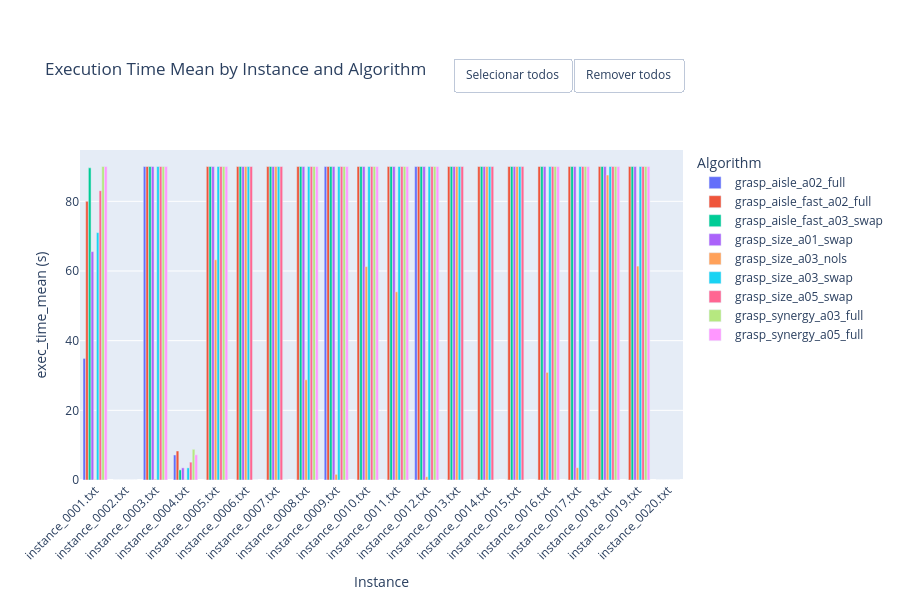

This figure's notebook cell:
### Code cell
# Execution Time Mean

exec_time_plot = (
    df.pivot_table(
        index='instance',
        columns='algorithm',
        values='exec_time_mean',
        aggfunc='mean'
    )
    .sort_index()
    .fillna(0)
)

fig = go.Figure()
for algo in exec_time_plot.columns:
    fig.add_trace(go.Bar(
        name=algo,
        x=exec_time_plot.index,
        y=exec_time_plot[algo],
        hovertemplate=f'<b>{algo}</b><br>Instance: %{{x}}<br>%{{y:.4f}}s<extra></extra>'
    ))

fig.update_layout(
    barmode='group',
    title='Execution Time Mean by Instance and Algorithm',
    xaxis_title='Instance',
    yaxis_title='exec_time_mean (s)',
    legend_title='Algorithm',
    height=600,
    margin=dict(t=150),
    xaxis_tickangle=-45,
)
add_legend_mass_toggle(fig)
fig.show()

### Figure 1 — Plotly figure (JSON) as saved in the notebook; plotly's stock layout.template omitted (floating-point values rounded to 4 significant figures)
{"data": [{"hovertemplate": "<b>grasp_aisle_a02_full</b><br>Instance: %{x}<br>%{y:.4f}s<extra></extra>", "name": "grasp_aisle_a02_full", "type": "bar", "x": ["instance_0001.txt", "instance_0002.txt", "instance_0003.txt", "instance_0004.txt", "instance_0005.txt", "instance_0006.txt", "instance_0007.txt", "instance_0008.txt", "instance_0009.txt", "instance_0010.txt", "instance_0011.txt", "instance_0012.txt", "instance_0013.txt", "instance_0014.txt", "instance_0015.txt", "instance_0016.txt", "instance_0017.txt", "instance_0018.txt", "instance_0019.txt", "instance_0020.txt"], "y": [34.91, 0.002773, 90.0, 7.189, 0.0, 0.0, 0.0, 0.0, 90.0, 0.0, 0.0, 90.0, 0.0, 0.0, 0.0, 0.0, 0.0, 0.0, 0.0, 0.005038]}, {"hovertemplate": "<b>grasp_aisle_fast_a02_full</b><br>Instance: %{x}<br>%{y:.4f}s<extra></extra>", "name": "grasp_aisle_fast_a02_full", "type": "bar", "x": ["instance_0001.txt", "instance_0002.txt", "instance_0003.txt", "instance_0004.txt", "instance_0005.txt", "instance_0006.txt", "instance_0007.txt", "instance_0008.txt", "instance_0009.txt", "instance_0010.txt", "instance_0011.txt", "instance_0012.txt", "instance_0013.txt", "instance_0014.txt", "instance_0015.txt", "instance_0016.txt", "instance_0017.txt", "instance_0018.txt", "instance_0019.txt", "instance_0020.txt"], "y": [79.99, 0.003492, 90.0, 8.327, 90.0, 90.0, 90.0, 90.0, 90.0, 90.0, 90.0, 90.0, 90.0, 90.0, 90.0, 90.0, 90.0, 90.0, 90.0, 0.006913]}, {"hovertemplate": "<b>grasp_aisle_fast_a03_swap</b><br>Instance: %{x}<br>%{y:.4f}s<extra></extra>", "name": "grasp_aisle_fast_a03_swap", "type": "bar", "x": ["instance_0001.txt", "instance_0002.txt", "instance_0003.txt", "instance_0004.txt", "instance_0005.txt", "instance_0006.txt", "instance_0007.txt", "instance_0008.txt", "instance_0009.txt", "instance_0010.txt", "instance_0011.txt", "instance_0012.txt", "instance_0013.txt", "instance_0014.txt", "instance_0015.txt", "instance_0016.txt", "instance_0017.txt", "instance_0018.txt", "instance_0019.txt", "instance_0020.txt"], "y": [89.62, 0.007986, 90.0, 2.914, 90.0, 90.0, 90.0, 90.0, 90.0, 90.0, 90.0, 90.0, 90.0, 90.0, 90.0, 90.0, 90.0, 90.0, 90.0, 0.005907]}, {"hovertemplate": "<b>grasp_size_a01_swap</b><br>Instance: %{x}<br>%{y:.4f}s<extra></extra>", "name": "grasp_size_a01_swap", "type": "bar", "x": ["instance_0001.txt", "instance_0002.txt", "instance_0003.txt", "instance_0004.txt", "instance_0005.txt", "instance_0006.txt", "instance_0007.txt", "instance_0008.txt", "instance_0009.txt", "instance_0010.txt", "instance_0011.txt", "instance_0012.txt", "instance_0013.txt", "instance_0014.txt", "instance_0015.txt", "instance_0016.txt", "instance_0017.txt", "instance_0018.txt", "instance_0019.txt", "instance_0020.txt"], "y": [65.57, 0.004087, 90.0, 3.489, 90.0, 90.0, 90.0, 90.0, 90.0, 90.0, 90.0, 90.0, 90.0, 90.0, 90.0, 90.0, 90.0, 90.0, 90.0, 0.004274]}, {"hovertemplate": "<b>grasp_size_a03_nols</b><br>Instance: %{x}<br>%{y:.4f}s<extra></extra>", "name": "grasp_size_a03_nols", "type": "bar", "x": ["instance_0001.txt", "instance_0002.txt", "instance_0003.txt", "instance_0004.txt", "instance_0005.txt", "instance_0006.txt", "instance_0007.txt", "instance_0008.txt", "instance_0009.txt", "instance_0010.txt", "instance_0011.txt", "instance_0012.txt", "instance_0013.txt", "instance_0014.txt", "instance_0015.txt", "instance_0016.txt", "instance_0017.txt", "instance_0018.txt", "instance_0019.txt", "instance_0020.txt"], "y": [0.117, 0.002461, 0.2153, 0.1071, 63.23, 90.0, 90.0, 28.77, 1.626, 61.27, 54.03, 0.9258, 90.0, 90.0, 90.0, 30.9, 3.532, 87.55, 61.41, 0.006245]}, {"hovertemplate": "<b>grasp_size_a03_swap</b><br>Instance: %{x}<br>%{y:.4f}s<extra></extra>", "name": "grasp_size_a03_swap", "type": "bar", "x": ["instance_0001.txt", "instance_0002.txt", "instance_0003.txt", "instance_0004.txt", "instance_0005.txt", "instance_0006.txt", "instance_0007.txt", "instance_0008.txt", "instance_0009.txt", "instance_0010.txt", "instance_0011.txt", "instance_0012.txt", "instance_0013.txt", "instance_0014.txt", "instance_0015.txt", "instance_0016.txt", "instance_0017.txt", "instance_0018.txt", "instance_0019.txt", "instance_0020.txt"], "y": [71.03, 0.003994, 90.0, 3.491, 90.0, 90.0, 90.0, 90.0, 90.0, 90.0, 90.0, 90.0, 90.0, 90.0, 90.0, 90.0, 90.0, 90.0, 90.0, 0.005073]}, {"hovertemplate": "<b>grasp_size_a05_swap</b><br>Instance: %{x}<br>%{y:.4f}s<extra></extra>", "name": "grasp_size_a05_swap", "type": "bar", "x": ["instance_0001.txt", "instance_0002.txt", "instance_0003.txt", "instance_0004.txt", "instance_0005.txt", "instance_0006.txt", "instance_0007.txt", "instance_0008.txt", "instance_0009.txt", "instance_0010.txt", "instance_0011.txt", "instance_0012.txt", "instance_0013.txt", "instance_0014.txt", "instance_0015.txt", "instance_0016.txt", "instance_0017.txt", "instance_0018.txt", "instance_0019.txt", "instance_0020.txt"], "y": [83.06, 0.004355, 90.0, 5.13, 90.0, 90.0, 90.0, 90.0, 90.0, 90.0, 90.0, 90.0, 90.0, 90.0, 90.0, 90.0, 90.0, 90.0, 90.0, 0.005911]}, {"hovertemplate": "<b>grasp_synergy_a03_full</b><br>Instance: %{x}<br>%{y:.4f}s<extra></extra>", "name": "grasp_synergy_a03_full", "type": "bar", "x": ["instance_0001.txt", "instance_0002.txt", "instance_0003.txt", "instance_0004.txt", "instance_0005.txt", "instance_0006.txt", "instance_0007.txt", "instance_0008.txt", "instance_0009.txt", "instance_0010.txt", "instance_0011.txt", "instance_0012.txt", "instance_0013.txt", "instance_0014.txt", "instance_0015.txt", "instance_0016.txt", "instance_0017.txt", "instance_0018.txt", "instance_0019.txt", "instance_0020.txt"], "y": [90.0, 0.004053, 90.0, 8.813, 90.0, 0.0, 0.0, 90.0, 90.0, 90.0, 90.0, 90.0, 0.0, 0.0, 0.0, 90.0, 90.0, 90.0, 90.0, 0.006983]}, {"hovertemplate": "<b>grasp_synergy_a05_full</b><br>Instance: %{x}<br>%{y:.4f}s<extra></extra>", "name": "grasp_synergy_a05_full", "type": "bar", "x": ["instance_0001.txt", "instance_0002.txt", "instance_0003.txt", "instance_0004.txt", "instance_0005.txt", "instance_0006.txt", "instance_0007.txt", "instance_0008.txt", "instance_0009.txt", "instance_0010.txt", "instance_0011.txt", "instance_0012.txt", "instance_0013.txt", "instance_0014.txt", "instance_0015.txt", "instance_0016.txt", "instance_0017.txt", "instance_0018.txt", "instance_0019.txt", "instance_0020.txt"], "y": [90.0, 0.004109, 90.0, 7.233, 90.0, 0.0, 0.0, 90.0, 90.0, 90.0, 90.0, 90.0, 0.0, 0.0, 0.0, 90.0, 90.0, 90.0, 90.0, 0.007936]}], "layout": {"barmode": "group", "height": 600, "legend": {"title": {"text": "Algorithm"}}, "margin": {"t": 150}, "title": {"text": "Execution Time Mean by Instance and Algorithm"}, "updatemenus": [{"buttons": [{"args": [{"visible": [true, true, true, true, true, true, true, true, true]}], "label": "Selecionar todos", "method": "update"}, {"args": [{"visible": ["legendonly", "legendonly", "legendonly", "legendonly", "legendonly", "legendonly", "legendonly", "legendonly", "legendonly"]}], "label": "Remover todos", "method": "update"}], "direction": "right", "showactive": false, "type": "buttons", "x": 1, "xanchor": "right", "y": 1.18, "yanchor": "bottom"}], "xaxis": {"tickangle": -45, "title": {"text": "Instance"}}, "yaxis": {"title": {"text": "exec_time_mean (s)"}}}}
